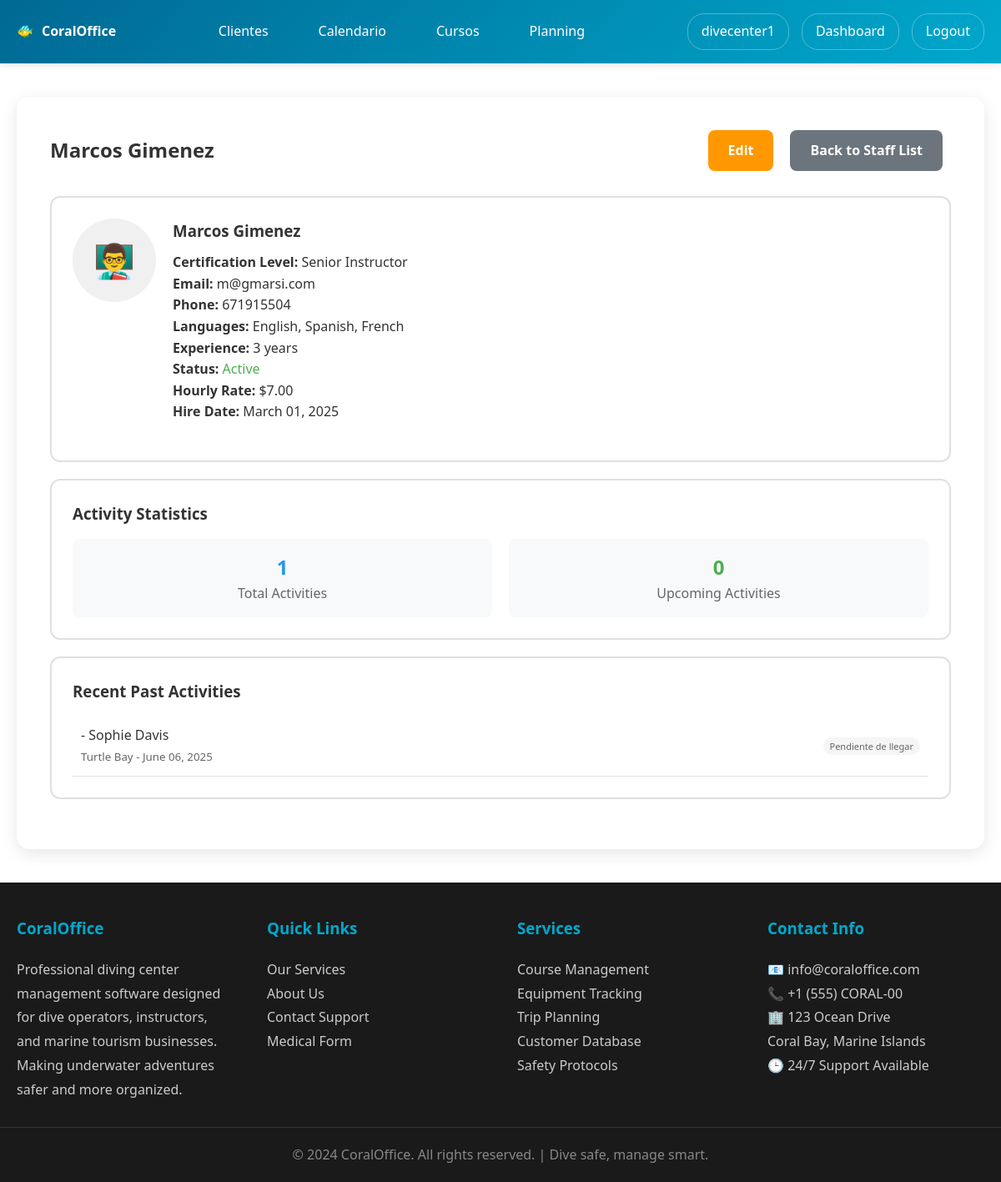
Before: /users/staff/1/ (signed in) with the older database file.
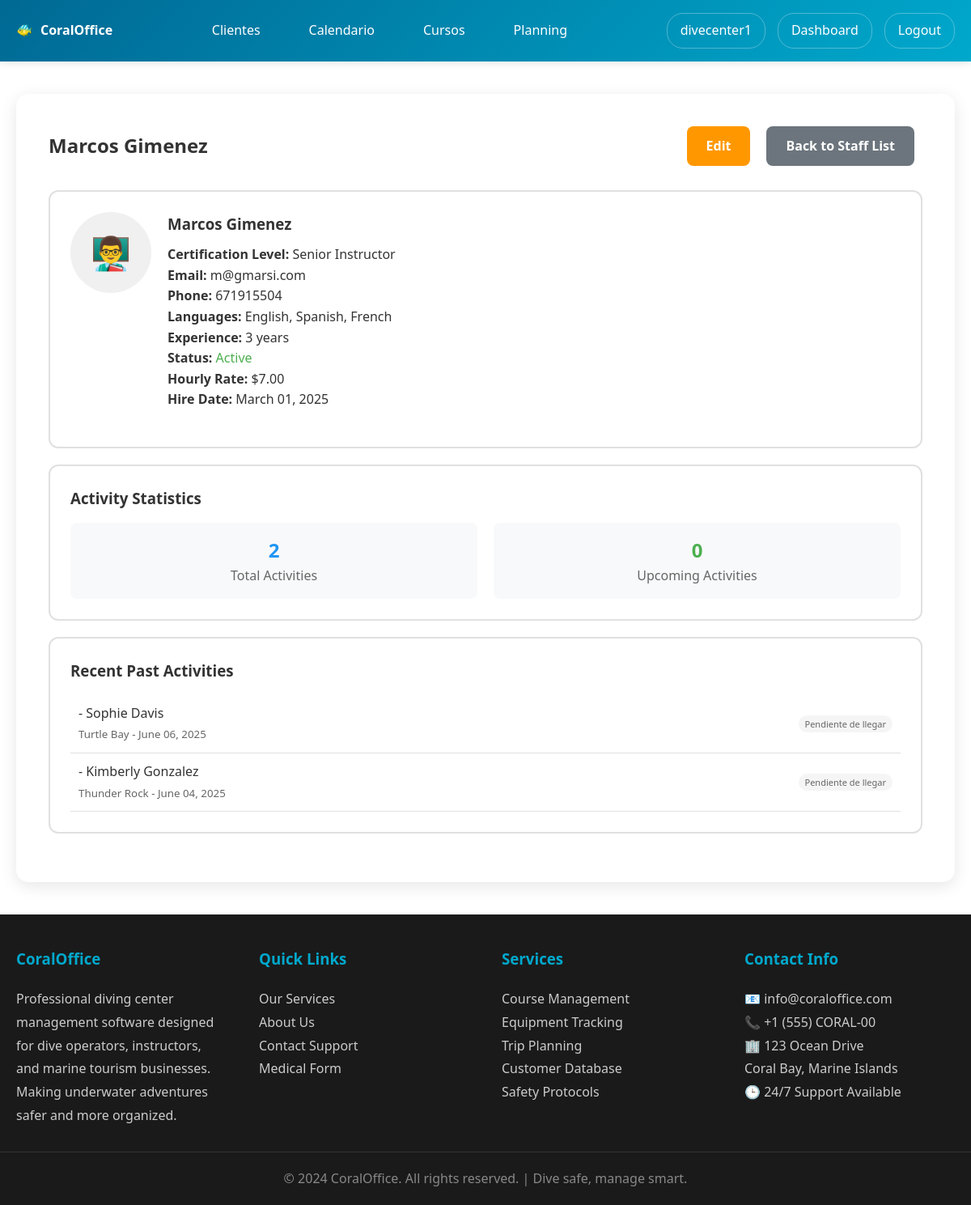
After: the same page with the newer database file.
### users/models.py (models this page shows, shortened)
class CustomerDiveActivity(models.Model):
    TANK_SIZE_CHOICES = [
        ('10L', '10L'),
        ('12L', '12L'),
        ('15L', '15L'),
        ('EAN12L', 'NITROX 12L'),
        ('EAN15L', 'NITROX 15L'),
    ]
    STATUS_CHOICES = [
        ('PENDING', 'Pendiente de llegar'),
        ('ON_BOARD', 'On Board'),
        ('BACK_ON_BOAT', 'Back on Boat'),
        ('DEPARTED', 'En curso'),
        ('FINISHED', 'Finalizado'),
    ]
    customer = models.ForeignKey(Customer, on_delete=models.CASCADE, related_name='dive_activities')
    dive_schedule = models.ForeignKey(DiveSchedule, on_delete=models.CASCADE, related_name='customer_activities')
    course = models.ForeignKey('Course', on_delete=models.CASCADE, related_name='customer_bookings', help_text="Course/Activity for this dive")
    activity = models.ForeignKey(DiveActivity, on_delete=models.CASCADE, related_name='customer_bookings', null=True, blank=True, help_text="DEPRECATED: Use course field instead")
    assigned_staff = models.ForeignKey('Staff', on_delete=models.SET_NULL, null=True, blank=True, related_name='assigned_activities', help_text="Instructor/guide assigned to this activity")
    course_session = models.ForeignKey('CourseSession', on_delete=models.SET_NULL, null=True, blank=True, related_name='dive_activities', help_text="Course session if this dive is part of a course")
    tank_size = models.CharField(max_length=10, choices=TANK_SIZE_CHOICES, default='12L')
    needs_wetsuit = models.BooleanField(default=False)
    needs_bcd = models.BooleanField(default=False)
    needs_regulator = models.BooleanField(default=False)
    needs_guide = models.BooleanField(default=False)
    needs_insurance = models.BooleanField(default=False)
    status = models.CharField(max_length=20, choices=STATUS_CHOICES, default='PENDING')
    has_arrived = models.BooleanField(default=False)
    is_paid = models.BooleanField(default=False)
    created_at = models.DateTimeField(auto_now_add=True)
    class Meta:
        unique_together = ['customer', 'dive_schedule']

class Customer(models.Model):
    DIVING_LEVEL_CHOICES = [
        ('NONE', 'No certification'),
        ('BEGINNER', 'Beginner'),
        ('OPEN_WATER', 'Open Water'),
        ('ADVANCED_OPEN_WATER', 'Advanced Open Water'),
        ('RESCUE_DIVER', 'Rescue Diver'),
        ('DIVEMASTER', 'Divemaster'),
        ('INSTRUCTOR', 'Instructor'),
    ]
    LANGUAGE_CHOICES = [
        ('EN', 'English'),
        ('ES', 'Spanish'),
        ('FR', 'French'),
        ('CAT', 'Catalan'),
        ('OTHER', 'Other'),
    ]
    COUNTRY_CHOICES = [
        ('US', 'United States'),
        ('CA', 'Canada'),
        ('GB', 'United Kingdom'),
        ('FR', 'France'),
        ('DE', 'Germany'),
        ('IT', 'Italy'),
        ('ES', 'Spain'),
        ('PT', 'Portugal'),
        ('NL', 'Netherlands'),
        ('BE', 'Belgium'),
        ('CH', 'Switzerland'),
        ('AT', 'Austria'),
        ('SE', 'Sweden'),
        ('NO', 'Norway'),
        ('DK', 'Denmark'),
        ('FI', 'Finland'),
        ('IN', 'India'),
        ('OTHER', 'Other'),
    ]
    diving_center = models.ForeignKey(User, on_delete=models.CASCADE, related_name='customers')
    first_name = models.CharField(max_length=50)
    last_name = models.CharField(max_length=50)
    email = models.EmailField()
    phone_number = models.CharField(max_length=20)
    country = models.CharField(max_length=10, choices=COUNTRY_CHOICES, default='OTHER')
    language = models.CharField(max_length=10, choices=LANGUAGE_CHOICES, default='EN')
    birthday = models.DateField(null=True, blank=True)
    certification_level = models.CharField(max_length=50, choices=DIVING_LEVEL_CHOICES, default='NONE')
    emergency_contact = models.CharField(max_length=100, blank=True)
    medical_conditions = models.TextField(blank=True)
    weight = models.FloatField(null=True, blank=True, help_text="Weight in kg")
    height = models.FloatField(null=True, blank=True, help_text="Height in cm")
    foot_size = models.FloatField(null=True, blank=True, help_text="Foot size (EU)")
    default_tank_size = models.CharField(max_length=10, choices=[
        ('10L', '10 Liters'),
        ('12L', '12 Liters'),
        ('15L', '15 Liters'),
        ('18L', '18 Liters'),
    ], default='12L', help_text="Default tank size for this customer")
    profile_picture = models.ImageField(upload_to='customer_profiles/', null=True, blank=True)
    diving_licence = models.FileField(upload_to='customer_documents/licences/', null=True, blank=True)
    diving_insurance = models.FileField(upload_to='customer_documents/insurance/', null=True, blank=True)
    medical_check = models.FileField(upload_to='customer_documents/medical/', null=True, blank=True)
    created_at = models.DateTimeField(auto_now_add=True)
    def get_full_name(self):
        return f"{self.first_name} {self.last_name}"

class DiveSchedule(models.Model):
    diving_center = models.ForeignKey(User, on_delete=models.CASCADE, related_name='dive_schedules')
    date = models.DateField()
    time = models.TimeField()
    dive_site = models.ForeignKey(DivingSite, on_delete=models.CASCADE, related_name='scheduled_dives')
    max_participants = models.IntegerField(default=46)
    description = models.TextField(blank=True)
    special_notes = models.TextField(blank=True, help_text="Special requirements or important notes for this dive")
    created_at = models.DateTimeField(auto_now_add=True)

class DivingSite(models.Model):
    diving_center = models.ForeignKey(User, on_delete=models.CASCADE, related_name='diving_sites')
    name = models.CharField(max_length=100)
    location = models.CharField(max_length=200)
    depth_min = models.FloatField(help_text="Minimum depth in meters")
    depth_max = models.FloatField(help_text="Maximum depth in meters")
    difficulty_level = models.CharField(max_length=20, choices=[
        ('BEGINNER', 'Beginner'),
        ('INTERMEDIATE', 'Intermediate'),
        ('ADVANCED', 'Advanced'),
        ('EXPERT', 'Expert'),
    ], default='BEGINNER')
    description = models.TextField(blank=True)
    special_requirements = models.TextField(blank=True)
    created_at = models.DateTimeField(auto_now_add=True)

### users/views.py (the view)
# urls.py: path('staff/<int:staff_id>/', views.staff_detail, name='staff_detail'),
@login_required
def staff_detail(request, staff_id):
    if not request.user.userprofile.is_diving_center:
        messages.error(request, 'Access denied.')
        return redirect('users:profile')
    staff_member = get_object_or_404(Staff, id=staff_id, diving_center=request.user)
    activities = CustomerDiveActivity.objects.filter(
        assigned_staff=staff_member
    ).order_by('-dive_schedule__date', '-dive_schedule__time').select_related(
        'customer', 'dive_schedule', 'activity', 'dive_schedule__dive_site'
    )
    from datetime import date
    upcoming_activities = activities.filter(dive_schedule__date__gte=date.today())
    past_activities = activities.filter(dive_schedule__date__lt=date.today())
    total_activities = activities.count()
    upcoming_count = upcoming_activities.count()
    return render(request, 'users/staff_detail.html', {
        'staff_member': staff_member,
        'upcoming_activities': upcoming_activities,
        'past_activities': past_activities,
        'total_activities': total_activities,
        'upcoming_count': upcoming_count,
    })

### users/models.py (called while the page is built)
    def get_full_name(self):
        return f"{self.first_name} {self.last_name}"

### users/templates/users/staff_detail.html (shortened to what this page needs)
{% extends 'users/base.html' %}
{% block users_content %}
<div style="display: flex; justify-content: space-between; align-items: center; margin-bottom: 30px;">
    <h2>{{ staff_member.get_full_name }}</h2>
    <div style="display: flex; gap: 10px;">
        <a href="{% url 'users:edit_staff' staff_member.id %}" class="btn" style="background: #ff9800;">Edit</a>
        <a href="{% url 'users:staff_list' %}" class="btn" style="background: #6c757d;">Back to Staff List</a>
    </div>
</div>
<div class="user-card">
    <div style="display: flex; align-items: start; gap: 20px; margin-bottom: 20px;">
        {% if staff_member.profile_picture %}
            <img src="{{ staff_member.profile_picture.url }}" alt="{{ staff_member.get_full_name }}" style="width: 100px; height: 100px; border-radius: 50%; object-fit: cover;">
        {% else %}
            <div style="width: 100px; height: 100px; border-radius: 50%; background: #f0f0f0; display: flex; align-items: center; justify-content: center; font-size: 40px;">👨‍🏫</div>
        {% endif %}
        <div style="flex: 1;">
            <h3 style="margin: 0 0 10px 0;">{{ staff_member.get_full_name }}</h3>
            <p><strong>Certification Level:</strong> {{ staff_member.get_certification_level_display }}</p>
            <p><strong>Email:</strong> {{ staff_member.email }}</p>
            <p><strong>Phone:</strong> {{ staff_member.phone_number }}</p>
            <p><strong>Languages:</strong> {{ staff_member.languages }}</p>
            <p><strong>Experience:</strong> {{ staff_member.experience_years }} years</p>
            <p><strong>Status:</strong> <span style="color: {% if staff_member.status == 'ACTIVE' %}#4caf50{% else %}#f44336{% endif %};">{{ staff_member.get_status_display }}</span></p>
            <p><strong>Hourly Rate:</strong> ${{ staff_member.hourly_rate }}</p>
            <p><strong>Hire Date:</strong> {{ staff_member.hire_date|date:"F d, Y" }}</p>
        </div>
    </div>
</div>
<div class="user-card">
    <h3>Activity Statistics</h3>
    <div style="display: grid; grid-template-columns: repeat(auto-fit, minmax(200px, 1fr)); gap: 20px; margin-top: 15px;">
        <div style="text-align: center; padding: 15px; background: #f8f9fa; border-radius: 8px;">
            <div style="font-size: 24px; font-weight: bold; color: #2196f3;">{{ total_activities }}</div>
            <div style="color: #666;">Total Activities</div>
        </div>
        <div style="text-align: center; padding: 15px; background: #f8f9fa; border-radius: 8px;">
            <div style="font-size: 24px; font-weight: bold; color: #4caf50;">{{ upcoming_count }}</div>
            <div style="color: #666;">Upcoming Activities</div>
        </div>
    </div>
</div>
{% if past_activities %}
<div class="user-card">
    <h3>Recent Past Activities</h3>
    <div style="margin-top: 15px;">
        {% for activity in past_activities|slice:":10" %}
        <div style="padding: 10px; border-bottom: 1px solid #e0e0e0;">
            <div style="display: flex; justify-content: space-between; align-items: center;">
                <div>
                    <strong>{{ activity.activity.name }}</strong> - {{ activity.customer.get_full_name }}
                    <br>
                    <small style="color: #666;">{{ activity.dive_schedule.dive_site.name }} - {{ activity.dive_schedule.date|date:"F d, Y" }}</small>
                </div>
                <span style="padding: 2px 8px; background: #f5f5f5; color: #666; border-radius: 12px; font-size: 11px;">{{ activity.get_status_display }}</span>
            </div>
        </div>
        {% endfor %}
    </div>
</div>
{% endif %}
{% endblock %}

Changed rows visible on the page:
added CustomerDiveActivity: customer.get_full_name "Kimberly Gonzalez", dive_schedule.dive_site.name "Thunder Rock", dive_schedule "June 04, 2025", status "Pendiente de llegar"
Other visible differences:
{{ total_activities }}: "1" → "2"
